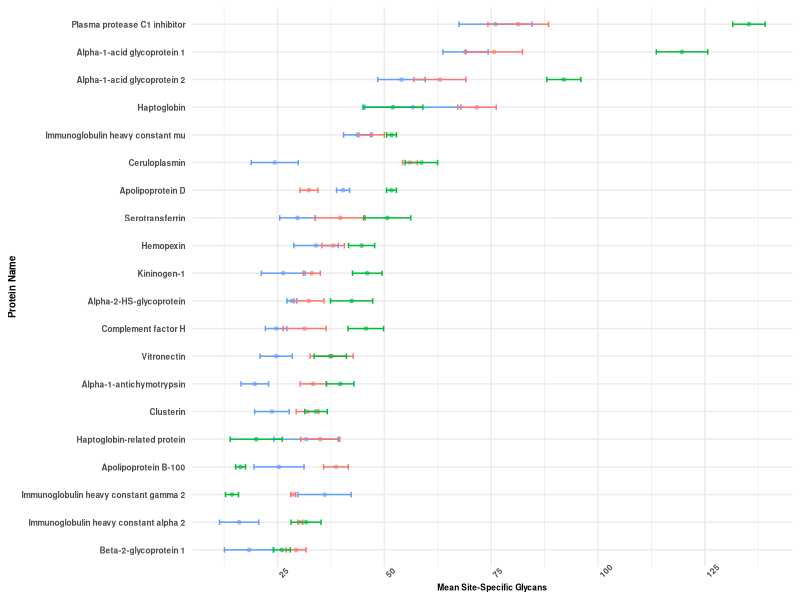

This chart was generated by the following R code:
## ---- chunk 1
library(readr)
library(dplyr)
library(tidyr)
library(ggplot2)
library(stringr)
## ---- chunk 2
# Read and preprocess the Ti_IMAC data
Ti_IMAC <- read_csv("Ti_IMAC.csv")
Ti_IMAC <- Ti_IMAC %>%
  dplyr::select(File, Protein_Name, Number_Site_Specific_Glycan)

# Convert to wide format
wide_Ti_IMAC <- Ti_IMAC %>%
  pivot_wider(names_from = File, values_from = Number_Site_Specific_Glycan, names_prefix = "num_site_specific_glycans_")

# Filter out rows with NA values
Ti_IMAC_noNA <- wide_Ti_IMAC %>%
  filter(complete.cases(.))

# Calculate average and standard deviation for each protein
Ti_IMAC_stats <- Ti_IMAC_noNA %>%
  rowwise() %>%
  mutate(
    avg_site_specific_glycans_Ti_IMAC = mean(c_across(starts_with("num_site_specific_glycans_")), na.rm = TRUE),
    sd_site_specific_glycans_Ti_IMAC  = sd(c_across(starts_with("num_site_specific_glycans_")), na.rm = TRUE)
  ) %>%
  select(Protein_Name, avg_site_specific_glycans_Ti_IMAC, sd_site_specific_glycans_Ti_IMAC)

## ---- chunk 3
# Read and preprocess the PolyA_rep1 data
PolyA_rep1 <- read_csv("PolyA_rep1.csv")
PolyA_rep1 <- PolyA_rep1 %>%
  select(File, Protein_Name, Number_Site_Specific_Glycan)

# Convert to wide format
wide_PolyA_rep1 <- PolyA_rep1 %>%
  pivot_wider(names_from = File, values_from = Number_Site_Specific_Glycan, names_prefix = "num_site_specific_glycans_")

# Filter out rows with NA values
PolyA_rep1_noNA <- wide_PolyA_rep1 %>%
  filter(complete.cases(.))

# Calculate average and standard deviation for each protein
PolyA_rep1_stats <- PolyA_rep1_noNA %>%
  rowwise() %>%
  mutate(
    avg_site_specific_glycans_PolyA_rep1 = mean(c_across(starts_with("num_site_specific_glycans_")), na.rm = TRUE),
    sd_site_specific_glycans_PolyA_rep1  = sd(c_across(starts_with("num_site_specific_glycans_")), na.rm = TRUE)
  ) %>%
  select(Protein_Name, avg_site_specific_glycans_PolyA_rep1, sd_site_specific_glycans_PolyA_rep1)
## ---- chunk 4
# Read and preprocess the PolyA_rep2 data
PolyA_rep2 <- read_csv("PolyA_rep2.csv")
PolyA_rep2 <- PolyA_rep2 %>%
  select(File, Protein_Name, Number_Site_Specific_Glycan)

# Convert to wide format
wide_PolyA_rep2 <- PolyA_rep2 %>%
  pivot_wider(names_from = File, values_from = Number_Site_Specific_Glycan, names_prefix = "num_site_specific_glycans_")

# Filter out rows with NA values
PolyA_rep2_noNA <- wide_PolyA_rep2 %>%
  filter(complete.cases(.))

# Calculate average and standard deviation for each protein
PolyA_rep2_stats <- PolyA_rep2_noNA %>%
  rowwise() %>%
  mutate(
    avg_site_specific_glycans_PolyA_rep2 = mean(c_across(starts_with("num_site_specific_glycans_")), na.rm = TRUE),
    sd_site_specific_glycans_PolyA_rep2  = sd(c_across(starts_with("num_site_specific_glycans_")), na.rm = TRUE)
  ) %>%
  select(Protein_Name, avg_site_specific_glycans_PolyA_rep2, sd_site_specific_glycans_PolyA_rep2)

## ---- chunk 5

# Merge all conditions
merged_stats <- Ti_IMAC_stats %>%
  inner_join(PolyA_rep1_stats, by = "Protein_Name") %>%
  inner_join(PolyA_rep2_stats, by = "Protein_Name")

write.table(merged_stats, "merged_protein_stats.tsv", sep = "\t", row.names = FALSE, quote = FALSE)

top_indices <- order(PolyA_rep1_stats$avg_site_specific_glycans_PolyA_rep1, decreasing = TRUE)[1:20]
top_proteins <- PolyA_rep1_stats$Protein_Name[top_indices]

# Reshape and filter only top 20 proteins
long_stats <- merged_stats %>%
  filter(Protein_Name %in% top_proteins) %>%
  pivot_longer(cols = starts_with("avg_site_specific_glycans"),
               names_to = "Condition",
               values_to = "avg_site_specific_glycans") %>%
  pivot_longer(cols = starts_with("sd_site_specific_glycans"),
               names_to = "Condition_sd",
               values_to = "sd_site_specific_glycans") %>%
  mutate(
    Condition = str_replace(Condition, "avg_site_specific_", ""),
    Condition_sd = str_replace(Condition_sd, "sd_site_specific_", "")
  ) %>%
  filter(Condition == Condition_sd) %>%
  mutate(Protein_Name = factor(Protein_Name, levels = top_proteins)) %>%
  dplyr::select(-Condition_sd)

# Create the point plot with error bars
plot <- ggplot(long_stats, aes(x = avg_site_specific_glycans, y = reorder(Protein_Name, avg_site_specific_glycans), color = Condition)) +
  geom_point(size = 1, alpha = 0.5) +
  geom_errorbarh(aes(xmin = avg_site_specific_glycans - sd_site_specific_glycans,
                     xmax = avg_site_specific_glycans + sd_site_specific_glycans), height = 0.2) +
  labs(x = "Mean Site-Specific Glycans", y = "Protein Name",
       color = "Condition") +
  scale_x_continuous(breaks = seq(0, max(long_stats$avg_site_specific_glycans, na.rm = TRUE), by = 25)) +
  theme_minimal() +
  theme(
    axis.text.x = element_text(angle = 45, hjust = 0, size = 6, face = "bold"),
    axis.text.y = element_text(size = 6, face = "bold"),
    axis.title.x = element_text(size = 6, face = "bold", margin = margin(t = -5)),
    axis.title.y = element_text(size = 7, face = "bold"),
    plot.title = element_text(size = 8, face = "bold"),
    legend.title = element_text(face = "bold"),
    legend.text = element_text(size = 7, face = "bold"),
    legend.position = "none"
  )


# Save the plot
ggsave("protein_avg_site_specific_glycans_with_error_bars.svg", plot, width = 3.5, height = 2, units = "in", dpi = 600)
